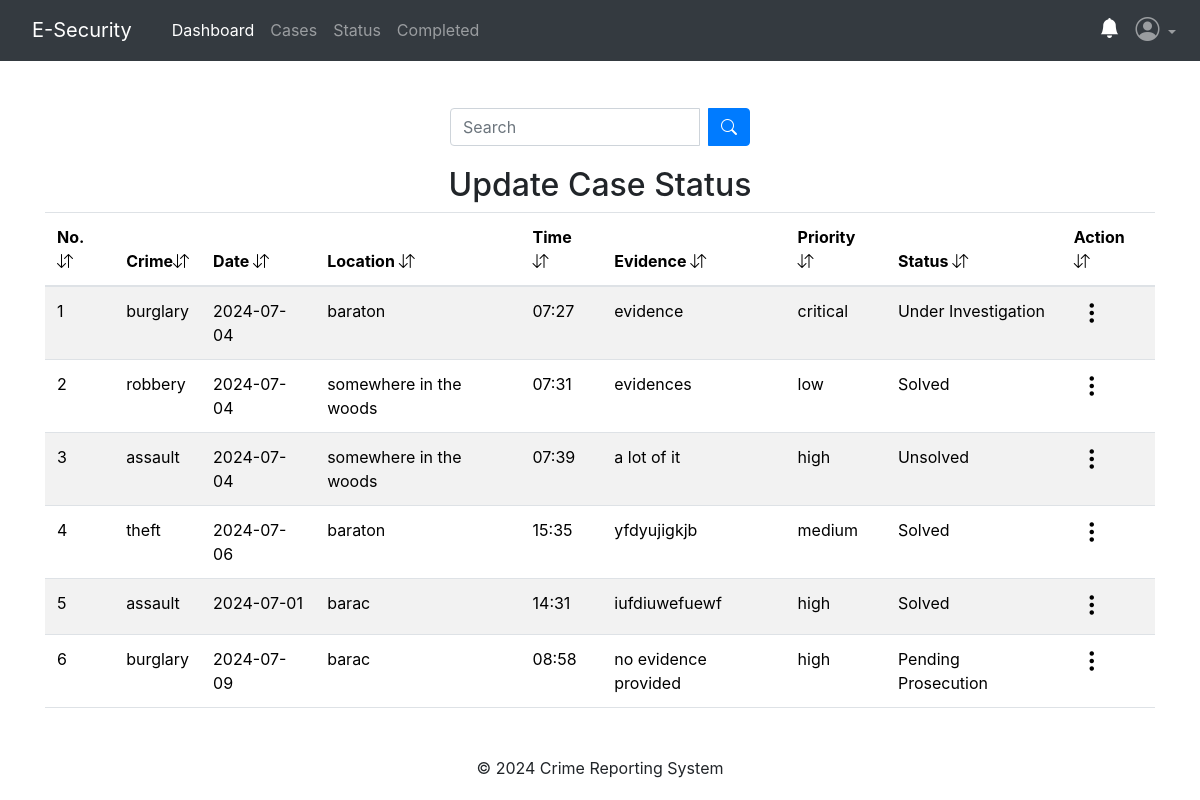
The app's page /officer/status (signed in), older data.
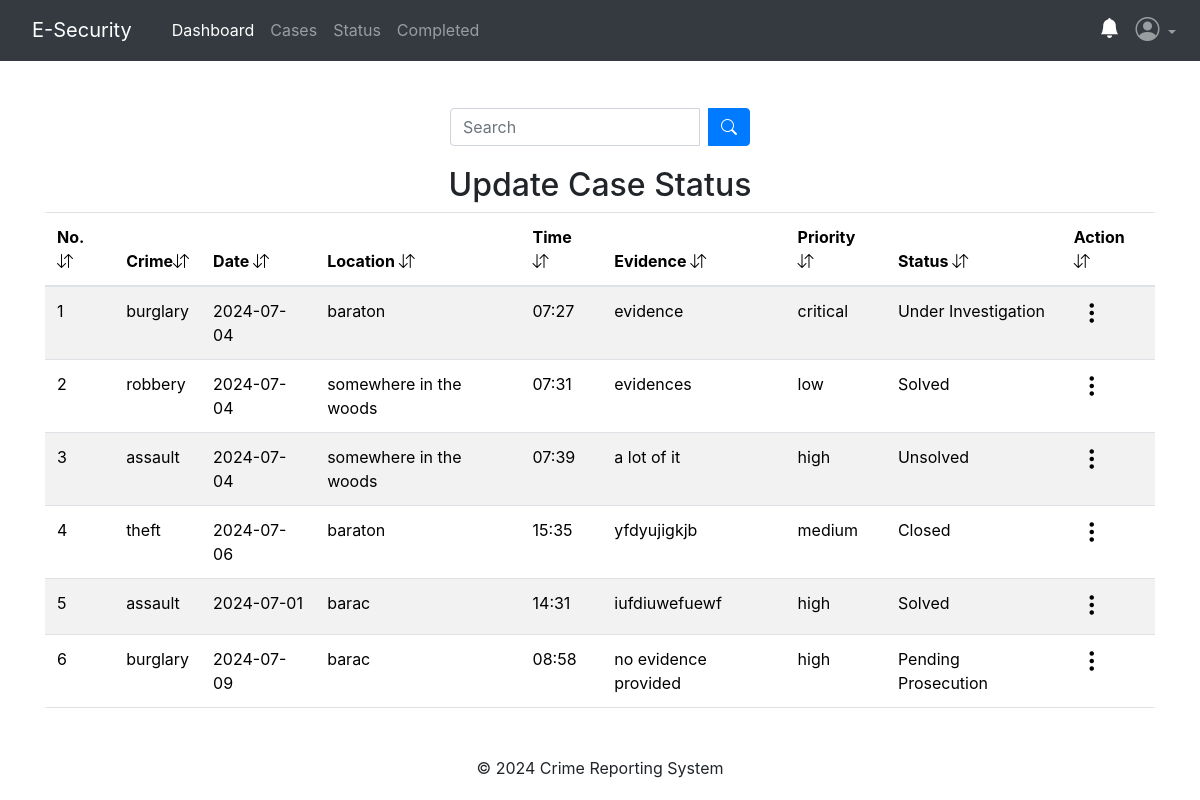
The same page, newer data.
### app/officers/models.py (models this page shows, shortened)
class CaseReport(db.Model, UserMixin):
    report_id = db.Column(db.Integer, primary_key=True)
    crime_type = db.Column(db.String(120), nullable=False)
    location = db.Column(db.String(40), nullable=False)
    phone_number = db.Column(db.String(10))
    date = db.Column(db.String(10), nullable=False)
    time = db.Column(db.String(10), nullable=False)
    description = db.Column(db.Text, nullable=False)
    evidence = db.Column(db.Text, nullable=False)
    urgency = db.Column(db.String(10), nullable=False)
    deadline = db.Column(db.String(20), nullable=True)
    status = db.Column(db.String(50), nullable=True)
    reports = db.Column(db.Text, nullable=True)
    created_at = db.Column(db.DateTime(timezone=True), default=current_time())
    assigned_officer_id = db.Column(db.Integer, db.ForeignKey('officers.officer_id'))
    assigned_officer = db.relationship('Officers', back_populates='assignments')

### app/officers/routes.py (the view)
@officers.route('/officer/status')
@officer_required
def caseStatus():
    officer_id = session['officer_id']
    search_case_status = request.args.get('search_case_status', '')
    try:
        if search_case_status:
            case_status = CaseReport.query.filter(
                CaseReport.assigned_officer_id == officer_id
            ).filter(
                or_(
                CaseReport.location.ilike(f'%{search_case_status}%') |
                CaseReport.status.ilike(f'%{search_case_status}%') |
                CaseReport.date.ilike(f'%{search_case_status}%') |
                CaseReport.time.ilike(f'%{search_case_status}%') |
                CaseReport.crime_type.ilike(f'%{search_case_status}%') |
                CaseReport.created_at.ilike(f'%{search_case_status}%') |
                CaseReport.urgency.ilike(f'%{search_case_status}%')
                )
            ).all()
        else:
            case_status = CaseReport.query.filter_by(assigned_officer_id=officer_id).all()
    except:
        current_app.logger.error("Database error:")
        flash("No report with the keyword.", "warning")
        return redirect(url_for('officers.caseStatus'))
    return render_template('/officer/case-status.html', case_status=case_status)

### app/officers/routes.py (called while the page is built)
def officer_required(f):
    @wraps(f)
    def decorated_function(*args, **kwargs):
        if not session.get('officer_id'):
            flash('You need to be logged in as an officer to access the page.', 'danger')
            return redirect(url_for('officers.officerLogin'))
        return f(*args, **kwargs)
    return decorated_function

### app/templates/officer/case-status.html (shortened to what this page needs)
{% extends 'officer/master.html' %}
{% block content %}
<div class="container">
    <br>
    <form method="GET, POST" action="" class="search-form">
        <div class="input-group search-input">
            <input type="text" name="search_case_status" class="form-control" placeholder="Search">
            <div class="input-group-append ms-2">
                <button type="submit" class="btn btn-primary">
                    <i class="bi bi-search"></i>
                </button>
            </div>
        </div>
    </form>
{% if case_status %}
  <table class="table table-striped table-hover">
    <h2 style="text-align: center;">Update Case Status</h2>
    <thead>
        <tr>
            <th scope="col">No. <i class="bi bi-arrow-down-up"></i></th>
            <th scope="col">Crime<i class="bi bi-arrow-down-up"></i></th>
            <th scope="col">Date <i class="bi bi-arrow-down-up"></i></th>
            <th scope="col">Location <i class="bi bi-arrow-down-up"></i></th>
            <th scope="col">Time <i class="bi bi-arrow-down-up"></i></th>
            <th scope="col">Evidence <i class="bi bi-arrow-down-up"></i></th>
            <th scope="col">Priority <i class="bi bi-arrow-down-up"></i></th>
            <th scope="col">Status <i class="bi bi-arrow-down-up"></i></th>
            <th scope="col">Action <i class="bi bi-arrow-down-up"></i></th>
        </tr>
    </thead>
    <tbody>
        {% for cases in case_status %}
            <tr style="cursor: pointer;">
                <td>{{ loop.index }}</td>
                <td>{{ cases.crime_type }}</td>
                <td>{{ cases.date }}</td>
                <td>{{ cases.location }}</td>
                <td>{{ cases.time }}</td>
                <td>{{ cases.evidence }}</td>
                <td>{{ cases.urgency }}</td>
                <td>{{ cases.status }}</td>
                <td>
                  <div class="dropdown">
                    <button class="three-dots-btn" type="button" id="dropdownMenuButton{{ cases.report_id }}" data-bs-toggle="dropdown" aria-expanded="false">
                        <i class="bi bi-three-dots-vertical h4"></i>
                    </button>
                </div>
                </td>
            </tr>
        {% endfor %}
    </tbody>
  </table>
{% endif %}
{% endblock content %}

Row changes from the older to the newer data that the page shows:
changed CaseReport "theft": status "Solved" → "Closed"
